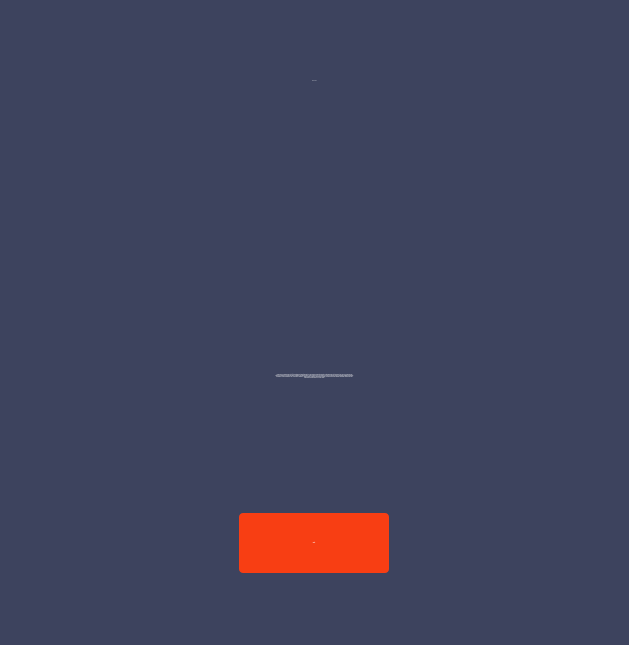
<?xml version="1.0" encoding="UTF-8"?>
<ui version="4.0">
 <class>Dialog</class>
 <widget class="QDialog" name="Dialog">
  <property name="geometry">
   <rect>
    <x>0</x>
    <y>0</y>
    <width>629</width>
    <height>645</height>
   </rect>
  </property>
  <property name="sizePolicy">
   <sizepolicy hsizetype="Expanding" vsizetype="Expanding">
    <horstretch>0</horstretch>
    <verstretch>0</verstretch>
   </sizepolicy>
  </property>
  <property name="windowTitle">
   <string>Dialog</string>
  </property>
  <property name="styleSheet">
   <string notr="true">QDialog {background-color: #3D435E;}
QLabel {color: #fff;}
QPushButton {padding:20px;background-color:#F83E13;color:white;border:none;border-radius:4px;font: 16px &quot;Roboto Black&quot;, Arial, Helvetica, sans-serif;}
QPushButton:hover {background-color:#CF8349;}
QPushButton:pressed {margin-top:3px;}
QLabel#HeaderLabel {
font: 60px &quot;Roboto Light&quot;, Arial, Helvetica, sans-serif;
}
QLabel#infoLabel {
font: 16px &quot;Roboto&quot;, Arial, Helvetica, sans-serif;
}</string>
  </property>
  <layout class="QVBoxLayout" name="verticalLayout">
   <item alignment="Qt::AlignHCenter|Qt::AlignVCenter">
    <widget class="QLabel" name="HeaderLabel">
     <property name="font">
      <font>
       <family>Roboto Light</family>
       <pointsize>-1</pointsize>
       <weight>50</weight>
       <italic>false</italic>
       <bold>false</bold>
      </font>
     </property>
     <property name="text">
      <string>Useful info</string>
     </property>
    </widget>
   </item>
   <item alignment="Qt::AlignHCenter|Qt::AlignTop">
    <widget class="QLabel" name="gifLabel">
     <property name="sizePolicy">
      <sizepolicy hsizetype="Expanding" vsizetype="Expanding">
       <horstretch>0</horstretch>
       <verstretch>0</verstretch>
      </sizepolicy>
     </property>
     <property name="minimumSize">
      <size>
       <width>592</width>
       <height>0</height>
      </size>
     </property>
     <property name="maximumSize">
      <size>
       <width>16777215</width>
       <height>300</height>
      </size>
     </property>
     <property name="text">
      <string/>
     </property>
     <property name="pixmap">
      <pixmap>C:/Users/Андрей/Desktop/cat.jpg</pixmap>
     </property>
     <property name="scaledContents">
      <bool>true</bool>
     </property>
    </widget>
   </item>
   <item alignment="Qt::AlignHCenter|Qt::AlignVCenter">
    <widget class="QLabel" name="infoLabel">
     <property name="sizePolicy">
      <sizepolicy hsizetype="Expanding" vsizetype="Expanding">
       <horstretch>0</horstretch>
       <verstretch>0</verstretch>
      </sizepolicy>
     </property>
     <property name="minimumSize">
      <size>
       <width>0</width>
       <height>100</height>
      </size>
     </property>
     <property name="font">
      <font>
       <family>Roboto</family>
       <pointsize>-1</pointsize>
       <weight>50</weight>
       <italic>false</italic>
       <bold>false</bold>
      </font>
     </property>
     <property name="text">
      <string>Lorem Ipsum is simply dummy text of the printing and typesetting industry. Lorem Ipsum has been the industry's standard dummy text ever since the 1500s, when an unknown printer took a galley of type and scrambled it to make a type specimen book. It has survived not only five centuries, but also the leap into electronic typesetting, remaining essentially unchanged. It was popularised in the 1960s with the release of Letraset sheets containing Lorem Ipsum passages, and more recently with desktop publishing software like Aldus PageMaker including versions of Lorem Ipsum.</string>
     </property>
     <property name="alignment">
      <set>Qt::AlignCenter</set>
     </property>
     <property name="wordWrap">
      <bool>true</bool>
     </property>
    </widget>
   </item>
   <item>
    <spacer name="verticalSpacer_2">
     <property name="orientation">
      <enum>Qt::Vertical</enum>
     </property>
     <property name="sizeType">
      <enum>QSizePolicy::Fixed</enum>
     </property>
     <property name="sizeHint" stdset="0">
      <size>
       <width>20</width>
       <height>20</height>
      </size>
     </property>
    </spacer>
   </item>
   <item alignment="Qt::AlignHCenter|Qt::AlignVCenter">
    <widget class="QPushButton" name="pushButton">
     <property name="minimumSize">
      <size>
       <width>150</width>
       <height>60</height>
      </size>
     </property>
     <property name="font">
      <font>
       <family>Roboto Black</family>
       <pointsize>-1</pointsize>
       <weight>50</weight>
       <italic>false</italic>
       <bold>false</bold>
      </font>
     </property>
     <property name="styleSheet">
      <string notr="true"/>
     </property>
     <property name="text">
      <string>Got it</string>
     </property>
     <property name="autoDefault">
      <bool>false</bool>
     </property>
    </widget>
   </item>
   <item>
    <spacer name="verticalSpacer">
     <property name="orientation">
      <enum>Qt::Vertical</enum>
     </property>
     <property name="sizeType">
      <enum>QSizePolicy::Fixed</enum>
     </property>
     <property name="sizeHint" stdset="0">
      <size>
       <width>20</width>
       <height>20</height>
      </size>
     </property>
    </spacer>
   </item>
  </layout>
 </widget>
 <resources/>
 <connections/>
</ui>
